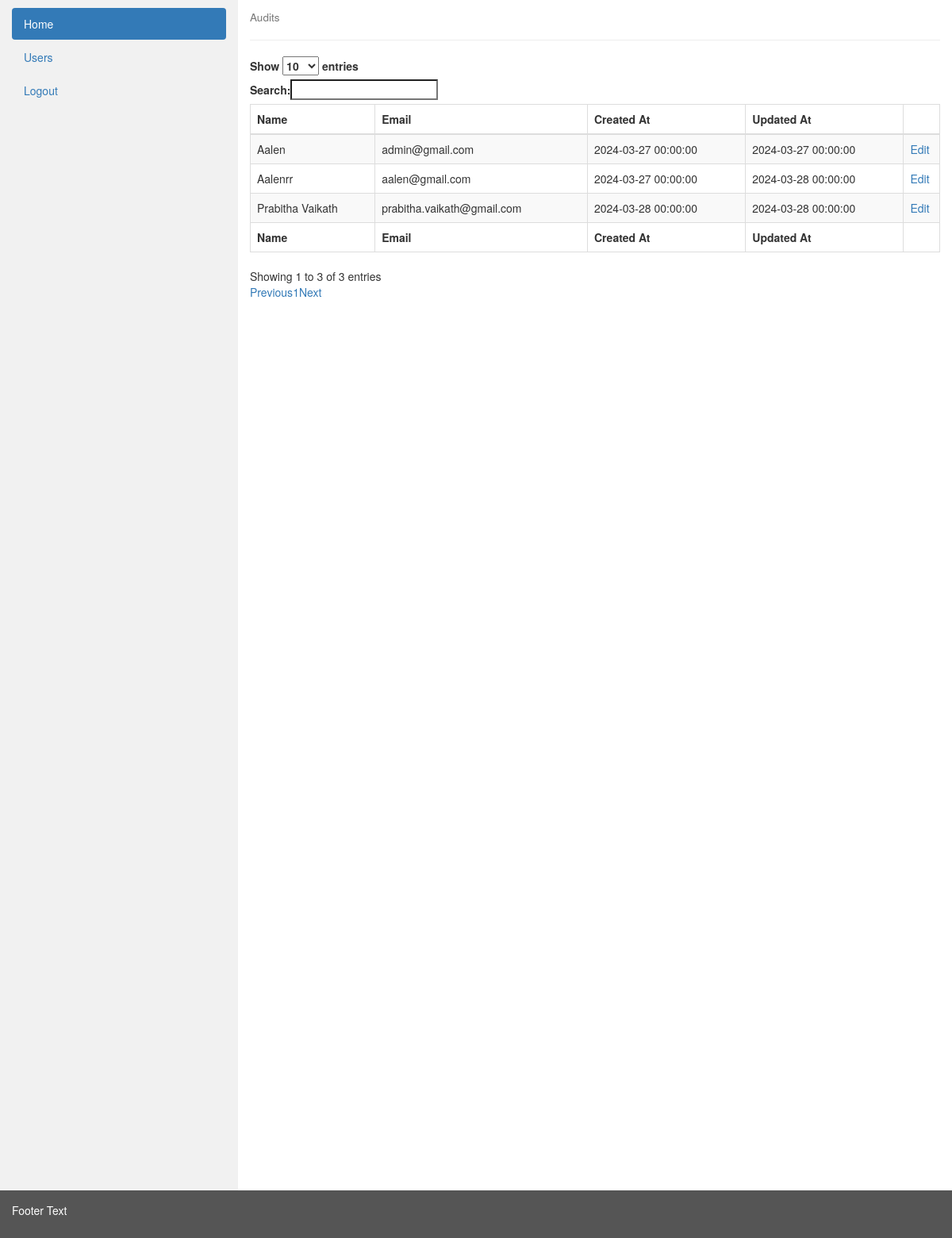
/users.php (signed in), run on the app's committed database.
### tables this page shows
CREATE TABLE `users` (
  `id` int NOT NULL AUTO_INCREMENT,
  `name` varchar(100) DEFAULT NULL,
  `email` varchar(100) DEFAULT NULL,
  `password` varchar(100) DEFAULT NULL,
  `type` int DEFAULT '2',
  `image` varchar(200) DEFAULT NULL,
  `created_at` datetime DEFAULT NULL,
  `updated_at` datetime DEFAULT NULL,
  PRIMARY KEY (`id`)
);

### functions/sanitize.php (called while the page is built)
<?php
function escape($string) {
    return htmlentities($string, ENT_QUOTES, 'UTF-8');
}

### users.php (the view, shortened to what this page needs)
<?php
include_once 'admin-header.php';
$sql = "select * from users";
$users = $conn->query($sql);
?>
<div class="col-sm-9">
    <h4><small>Audits</small></h4>
    <hr>
    <table id="example" class="table table-striped table-bordered" style="width:100%">
        <thead>
            <tr>
                <th>Name</th>
                <th>Email</th>
                <th>Created At</th>
                <th>Updated At</th>
                <th></th>
            </tr>
        </thead>
        <tbody>
            <?php
            if ($users->num_rows > 0) {
                while ($row = $users->fetch_assoc()) {
                    ?>
                    <tr>
                        <td><?php echo $row["name"] ?></td>
                        <td><?php echo $row["email"] ?></td>
                        <td><?php echo $row["created_at"] ?></td>
                        <td><?php echo $row["updated_at"] ?></td>
                        <td><a href="user-edit.php?id=<?php echo $row["id"] ?>">Edit</a></td>
                    </tr>
                    <?php
                }
            } else {
                echo "0 results";
            }
            ?>
        </tbody>
        <tfoot>
            <tr>
                <th>Name</th>
                <th>Email</th>
                <th>Created At</th>
                <th>Updated At</th>
            </tr>
        </tfoot>
    </table>
</div>
</div>
</div>
<footer class="container-fluid">
    <p>Footer Text</p>
</footer>
</body>
</html>

### admin-header.php (shortened to what this page needs)
<!DOCTYPE html>
<html lang="en">
    <head>
        <link rel="stylesheet" href="https://maxcdn.bootstrapcdn.com/bootstrap/3.4.1/css/bootstrap.min.css">
    </head>
    <body>
        <div class="container-fluid">
            <div class="row content">
                <div class="col-sm-3 sidenav">
                    <ul class="nav nav-pills nav-stacked">
                        <li class="active"><a href="home.php">Home</a></li>
                       <?php  if(escape($_SESSION['type']) == 1){?> <li><a href="users.php">Users</a></li><?php } ?>
                        <li><a href="logout.php">Logout</a></li>
                    </ul><br>
                </div>

### admin-header.php (style rules this page uses)
.row.content { height: 1500px }
.sidenav { background-color: #f1f1f1; height: 100%; }
footer { background-color: #555; color: white; padding: 15px; }

### data on the page
users: name "Aalen", email "admin@gmail.com", created_at "2024-03-27 00:00:00", updated_at "2024-03-27 00:00:00"
users: name "Aalenrr", email "aalen@gmail.com", created_at "2024-03-27 00:00:00", updated_at "2024-03-28 00:00:00"
users: name "Prabitha Vaikath", email "prabitha.vaikath@gmail.com", created_at "2024-03-28 00:00:00", updated_at "2024-03-28 00:00:00"
